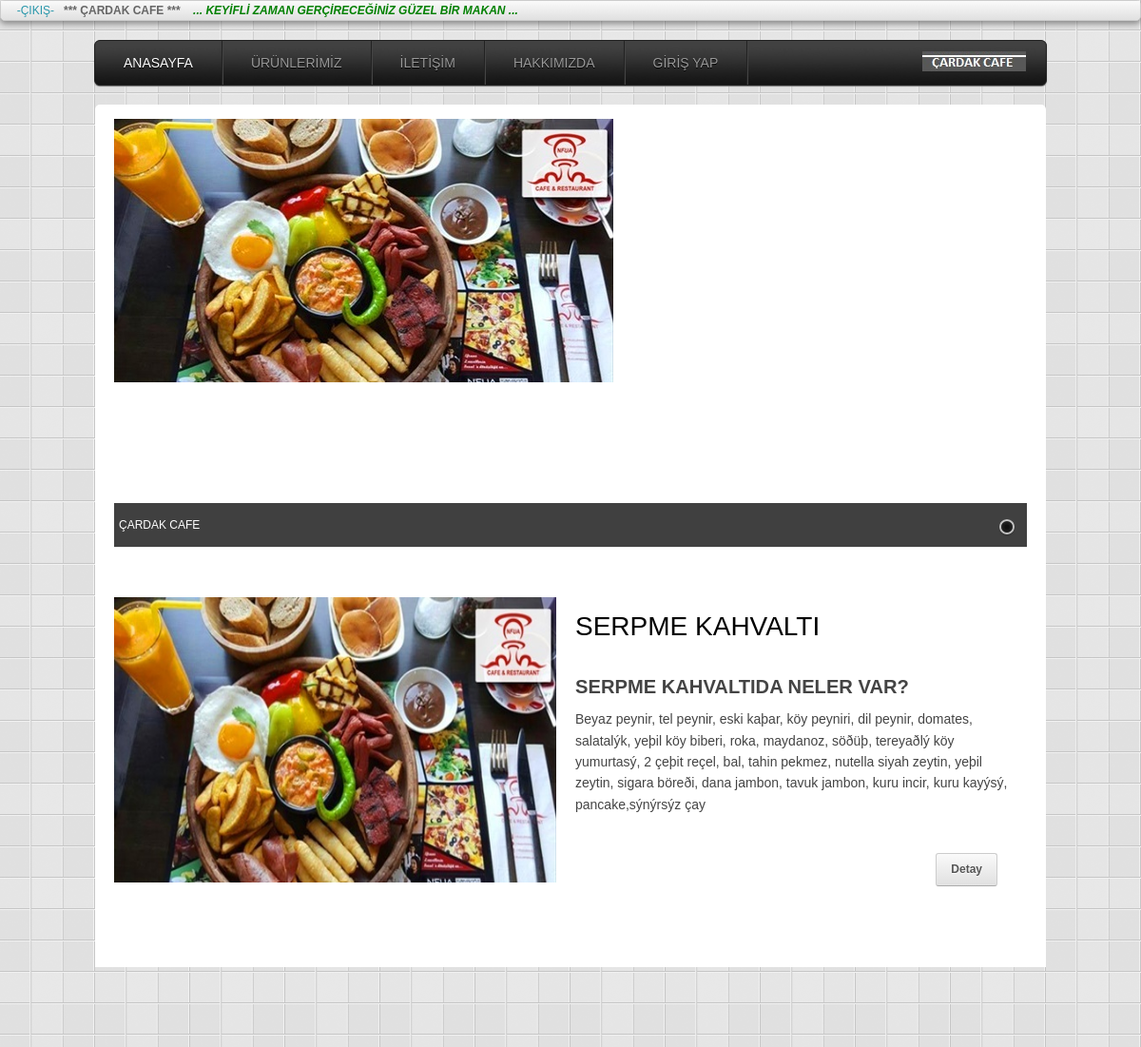
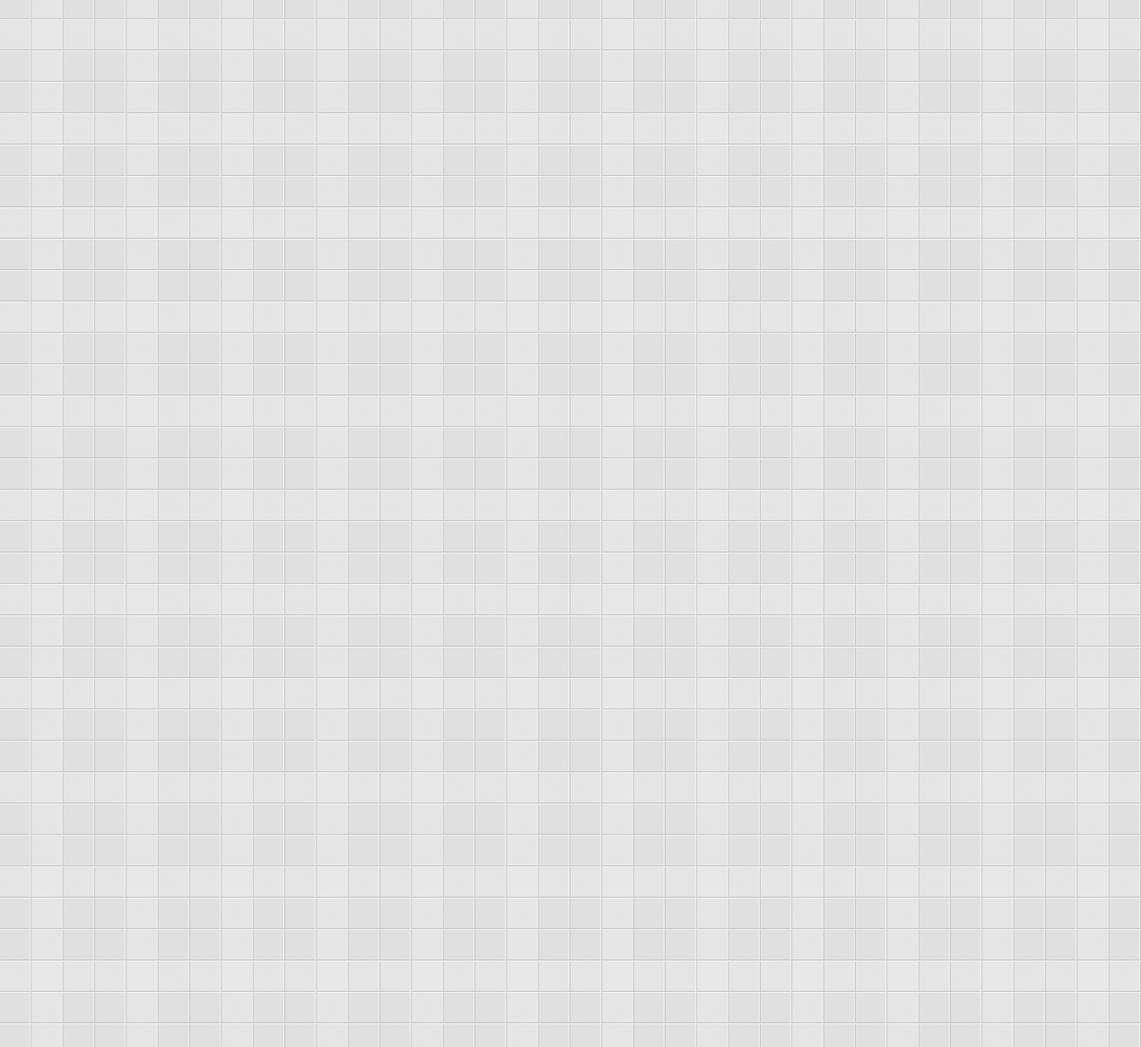
The page / on the database its author committed (2 pictures, top to bottom).
### tables this page shows
CREATE TABLE `urunler` (
  `urun_id` int(11) NOT NULL AUTO_INCREMENT,
  `urun_marka` varchar(50) NOT NULL DEFAULT '',
  `urun_model` varchar(70) NOT NULL DEFAULT '',
  `urun_uretimtarihi` varchar(15) NOT NULL DEFAULT '',
  `urun_fiyat` varchar(10) NOT NULL DEFAULT '',
  `urun_detay` varchar(1000) NOT NULL DEFAULT '',
  `urun_resim` varchar(100) DEFAULT NULL,
  `urun_slider` varchar(5) NOT NULL DEFAULT '',
  `urun_tipi` varchar(15) NOT NULL DEFAULT '',
  `urun_slider2` varchar(5) DEFAULT NULL,
  `urun_tarih` timestamp NULL DEFAULT CURRENT_TIMESTAMP ON UPDATE CURRENT_TIMESTAMP,
  `urun_ekran` varchar(10) DEFAULT NULL,
  PRIMARY KEY (`urun_id`)
);

CREATE TABLE `firma` (
  `firma_id` int(11) NOT NULL AUTO_INCREMENT,
  `firma_adi` varchar(255) DEFAULT NULL,
  `firma_telefon` varchar(15) DEFAULT NULL,
  `firma_fax` varchar(15) DEFAULT NULL,
  `firma_email` varchar(255) DEFAULT NULL,
  `firma_adres` varchar(300) DEFAULT NULL,
  `firma_misyon` longtext,
  `firma_vizyon` longtext,
  `firma_sembolsoz` longtext,
  `firma_hakkinda` longtext,
  PRIMARY KEY (`firma_id`)
);

CREATE TABLE `haberler` (
  `haber_id` int(11) NOT NULL AUTO_INCREMENT,
  `haber_baslik` varchar(100) NOT NULL DEFAULT '',
  `haber_tarih` timestamp NULL DEFAULT CURRENT_TIMESTAMP ON UPDATE CURRENT_TIMESTAMP,
  `haber_detay` varchar(1000) NOT NULL DEFAULT '',
  PRIMARY KEY (`haber_id`)
);

### application/controllers/Home.php (called while the page is built, shortened)
<?php
class Home extends CI_Controller {
	function __construct()
	{
		$this->load->helper('url');
		$this->load->database();
		$this->load->library('session');
	}
    public function index()
    {
        $query= $this->db->query('SELECT * FROM firma');
		$data2["veri"]=$query->result();
    	$query=$this->db->get("settings");
    	$veri["veri"]=$query->result();
		$veri["title2"]="Ana Sayfa";
		$query= $this->db->query('SELECT * FROM urunler WHERE urun_slider="Evet"');
		$data["slider"]=$query->result();
		$query= $this->db->query('SELECT * FROM haberler order by haber_tarih desc limit 0,1');
		$data2["haber"]=$query->result();
		$query= $this->db->query('SELECT * FROM urunler WHERE urun_ekran="Evet" order by urun_tarih desc limit 0,5');
		$data2["urun"]=$query->result();
		$this->load->view('header',$veri);
		$this->load->view('slider',$data);
		$this->load->view('content',$data2);
		$this->load->view('footer');
	}
}
?>

### index.php (called while the page is built, shortened)
<?php
require_once BASEPATH.'core/CodeIgniter.php';

### application/views/content.php (the view, shortened to what this page needs)
  <div id="prod_wrapper">
    <div id="panes">
	<?php
			$i=0;
			foreach ($urun as $rs)
			{   $i++;
			?>
      <div> <img src="<?php echo base_url();?>uploads/<?=$rs->urun_resim?>" width="465" height="300" alt="">
        <h2><?=$rs->urun_model?></h2>
        <p><?=$rs->urun_detay?> </p>
        <p style="text-align:right; margin-right: 16px"><a href="<?php echo base_url()?>home/urun_detayi/<?=$rs->urun_id?>" class="button">Detay</a></p>
      </div>
      <?php } ?>
    </div>
    <br clear="all">
    <br><br><br><br><br><br><br><br>
    <div id="prod_nav">
      <ul>
	<?php
			$i=0;
			foreach ($urun as $rs)
			{   $i++;
			?>
        <li><a href="#1"><img src="<?php echo base_url();?>uploads/<?=$rs->urun_resim?>" width="160"  alt=""><br><strong><?=$rs->urun_model?></strong></a></li>
		<?php } ?>
        </ul>
    </div>
  </div>
 <br><br><br><br><br><br>
  <div class="one-third">
  <br><br><br>
    <h2>İş Çözümlerimiz</h2>
    <p>Kişiye özel Ürün Yelpamizle Müsterilerimizin İsteğine göre tasarım yapmakta, onların hayalinde tasarladıklarını mistik çizgi ve modern sanatla birleştirerk istediklerinden fazlasını ortaya koymak görevimizdir.</p>
  </div>
  <div class="one-third">
  <br><br><br>
    <h2>Müşteri Politakamız</h2>
    <?php
      $i=0;
      foreach ($veri as $rs)
      {   $i++;
      ?>
    <p><?=$rs->firma_misyon?></p><?php } ?>
  </div>
  <div class="one-third last">
  <br><br><br>
    <h2>Son Haberler</h2>
	<?php
			$i=0;
			foreach ($haber as $rs)
			{   $i++;
			?>
    <p><?=$rs->haber_detay?></p><?php } ?>
    <p style="text-align:right; margin-right: 15px"><a href="<?php echo base_url()?>home/haberler" class="button_small">Tümünü Oku</a></p>
  </div>
  <br><br>
  <div class="one-half">
    <div class="heading_bg">
      <h2>Neden SLH BEYAZ EŞYA</h2>
    </div>
    <blockquote> Bilgi ve Tecrübenin Birleşimi Sonucu En kaliteli Ürünleri Sunmaktayız. Geçmişten Geleceğe Güven ve Tecrübe ile... </blockquote>
  </div>
  <div class="one-half last">
    <div class="heading_bg">
      <h2>BİZİMLE İLETİŞİME GEÇ!</h2>
	  <blockquote><p><em><a href="<?php echo base_url()?>home/iletisim">İletişim Sayfamıza</a> Mesajınızı Yazarak  Bize İletebilirsiniz</em></p></blockquote>
    </div>
  </div>
  <div style="clear:both; height: 40px"></div>
</div>

### application/views/header.php (shortened to what this page needs)
<!DOCTYPE HTML>
<head>
<link rel="stylesheet" type="text/css" media="screen" href="<?php echo base_url()?>css/style.css">
<link rel="stylesheet" type="text/css" media="screen" href="<?php echo base_url()?>menu/css/simple_menu.css">
<link rel="stylesheet" type="text/css" media="screen" href="<?php echo base_url()?>yeni.css">
 <link rel="stylesheet" type="text/css" href="<?php echo base_url()?>boxes/css/style5.css">
<link rel="stylesheet" href="<?php echo base_url()?>css/nivo-slider.css" type="text/css" media="screen">
<link href="<?php echo base_url()?>contact-form/css/style.css" media="screen" rel="stylesheet" type="text/css">
<link rel="stylesheet" type="text/css" href="<?php echo base_url()?>js/fancybox/jquery.fancybox.css" media="all">
</head>
<body>
<table style="margin:0; padding:0"><tr><td style="line-height:20px; padding:0 10px;"><a href="<?php echo base_url()?>home/logout">&nbsp;&nbsp;-ÇIKIŞ-</a><b>&nbsp;&nbsp;&nbsp;*** ÇARDAK CAFE ***&nbsp;&nbsp;&nbsp; <font color="green"><em>... KEYİFLİ ZAMAN GERÇİRECEĞİNİZ GÜZEL BİR MAKAN ...</em></b></font></td></tr></table>
<ol id="menu">
  <li class="active_menu_item"><a href="<?php echo base_url()?>home" style="color:#FFF">ANASAYFA</a>
  </li>
  <li><a href="#">ÜRÜNLERİMİZ</a>
  </li>
  <li class="active_menu_item"><a href="<?php echo base_url()?>home/iletisim">İLETİŞİM</a></li>
  <li class="active_menu_item"><a href="<?php echo base_url()?>home/hakkimizda">HAKKIMIZDA</a></li>
  <li class="active_menu_item"><a href="<?php echo base_url()?>home/login">GİRİŞ YAP</a></li>
</ol>

### application/views/slider.php
<div id="container">
  <div id="slider3" class="nivoSlider">
  <?php
			$i=0;
			foreach ($slider as $rs)
			{   $i++;
			?>
  <a href="<?php echo base_url();?>home/urun_detayi/<?=$rs->urun_id?>"> <img title="ÇARDAK CAFE" src="<?php echo base_url();?>uploads/<?=$rs->urun_resim?>" width="960" height="450"  alt=""></a> <?php } ?>
   </div>
  <br><br><br><br><br><br><br><br><br><br><br><br><br><br><br><br><br><br><br><br><br><br>
  <div id="site_title"><a href="<?php echo base_url();?>home"><img src="img/logo.png" alt=""></a></div>

### application/views/footer.php (shortened to what this page needs)
<div id="footer">
  <div class="one-fourth">
    <h3>SLH BEYAZ EŞYA</h3>
    <ul class="footer_links">
      <li><a href="<?php echo base_url()?>home/hakkimizda">Biz Kimiz?</a></li>
      <li><a href="<?php echo base_url()?>home/hakkimizda">Misyomuz</a></li>
      <li><a href="<?php echo base_url()?>home/hakkimizda">Vizyonumuz</a></li>
      <li><a href="<?php echo base_url()?>home/iletisim">Iletisim</a></li>
    </ul>
  </div>
  <div class="one-fourth">
    <h3>ÜRÜNLER</h3>
    <ul class="footer_links">
      <li><a href="<?php echo base_url()?>home/urun_kahvalti">Kahvaltı Çeşitlerimiz</a></li>
      <li><a href="<?php echo base_url()?>home/urun_tatlilar">Tatlı Çeşitlerimiz</a></li>
      <li><a href="<?php echo base_url()?>home/urun_sogukicecekler">Soğuk İçeceklerimiz</a></li>
      <li><a href="<?php echo base_url()?>home/urun_sicakicecekler">Sıcak İçeceklerimiz</a></li>
      <li><a href="<?php echo base_url()?>home/urun_aparatifler">Aparatif Ürünlerimiz</a></li>
    </ul>
  </div>
  <div class="one-fourth">
    <h3>İLETİŞİM</h3>
	<ul>
	<li><span></span><a href="<?php echo base_url()?>home/iletisim">Tel: 0 555 117 19 07</li>
	<li><span></span><a href="<?php echo base_url()?>home/iletisim">Fax: 0 370 555 1 555</li>
	<li><span></span><a href="<?php echo base_url()?>home/iletisim">Email:info@slhbeyazesya.com</li>
</ul>
  </div>
  <div class="one-fourth last">
    <h3>SOSYAL MEDYA</h3>
    <img src="<?php echo base_url()?>img/icon_fb.png" alt="">
	<img src="<?php echo base_url()?>img/icon_twitter.png" alt="">
	<img src="<?php echo base_url()?>img/icon_in.png" alt=""> </div>
</div>
</body>
</html>

### menu/css/simple_menu.css (style rules this page uses)
#menu, #menu ol { margin: 0; padding: 0; list-style: none; }
#menu { width: 1000px; margin: 20px auto; border: 1px solid #222; background: #141414 url(../img/menu_bg.jpg) repeat-x top; -moz-border-radius: 6px; -webkit-border-radius: 6px; border-radius: 6px; -moz-box-shadow: 0 1px 1px #777; -webkit-box-shadow: 0 1px 1px #777; box-shadow: 0 1px 1px #777; }
#menu:before, #menu:after { content: ""; display: table; }
#menu:after { clear: both; }
#menu { zoom:1; }
#menu li { float: left; border-right: 1px solid #222; -moz-box-shadow: 1px 0 0 #444; -webkit-box-shadow: 1px 0 0 #444; box-shadow: 1px 0 0 #444; position: relative; }
#menu a { float: left; padding: 12px 30px; color: #999; text-transform: uppercase; text-shadow: 0 1px 0 #000; }
.footer_links { margin: 0 }
.footer_links li { border-bottom: 1px dotted #737a84; padding: 3px 5px; letter-spacing: 2px }

### css/nivo-slider.css (style rules this page uses)
.nivoSlider { position:relative; }
.nivoSlider a.nivo-imageLink { position:absolute; top:0px; left:0px; width:100%; height:100%; border:0; padding:0; margin:0; z-index:6; display:none; }

### rows shown on the page
urunler: urun_resim (picture), urun_model "SERPME KAHVALTI", urun_detay "SERPME KAHVALTIDA NELER VAR? Beyaz peynir, tel peynir, eski kaþar, köy peyniri, dil peynir, domates, salatalýk, yeþil köy biberi, roka, maydanoz, söðüþ, tereyaðlý köy yumurtasý, 2 çeþit reçel, bal, tahin pekmez, nutella siyah zeytin, yeþil zeytin, sigara böreði, dana jambon, tavuk jambon, kuru incir, kuru kayýsý, pancake,sýnýrsýz çay"
firma: firma_misyon "Misyonumuz, faaliyet bölgemizde en çok arzu edilen markalarýmýzla en yüksek müþteri memnuniyetini saðlamaktýr Hedeflerimize ancak, yüksek motivitasyona sahip, takým ruhu taþýyan ve donanýmlý çalýþanlarla ulaþabileceðimize inanýrýz ki. Topluma ve çevreye karþý sorumluluðumuzun bilinciyle hareket ederiz. Markalarýmýz temel deðerlerimizdir, onlarýn kendi konumlarýnda ‘ilk tercih edilen’ olmalarý için çalýþýrýz."
haberler: haber_detay "Deðerli müþterilerimiz; Çardak Cafe firmasý olarak rezervasyon iþlemlerimizi www.cardakcafe.com adresimizden de verebilirsiniz.."
